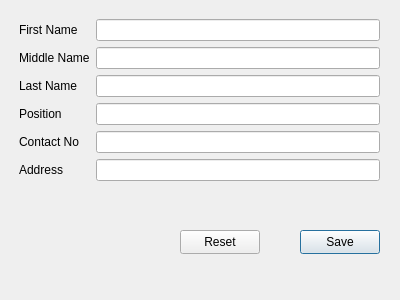
<?xml version="1.0" encoding="UTF-8"?>
<ui version="4.0">
 <class>RegisterEmployee</class>
 <widget class="QDialog" name="RegisterEmployee">
  <property name="geometry">
   <rect>
    <x>0</x>
    <y>0</y>
    <width>400</width>
    <height>300</height>
   </rect>
  </property>
  <property name="maximumSize">
   <size>
    <width>400</width>
    <height>300</height>
   </size>
  </property>
  <property name="windowTitle">
   <string>Register Employee</string>
  </property>
  <widget class="QWidget" name="formLayoutWidget">
   <property name="geometry">
    <rect>
     <x>19</x>
     <y>19</y>
     <width>361</width>
     <height>176</height>
    </rect>
   </property>
   <layout class="QFormLayout" name="formLayout">
    <item row="0" column="0">
     <widget class="QLabel" name="label">
      <property name="text">
       <string>First Name</string>
      </property>
     </widget>
    </item>
    <item row="0" column="1">
     <widget class="QLineEdit" name="txtFirstName"/>
    </item>
    <item row="1" column="0">
     <widget class="QLabel" name="label_2">
      <property name="text">
       <string>Middle Name</string>
      </property>
     </widget>
    </item>
    <item row="1" column="1">
     <widget class="QLineEdit" name="txtMiddleName"/>
    </item>
    <item row="2" column="0">
     <widget class="QLabel" name="label_3">
      <property name="text">
       <string>Last Name</string>
      </property>
     </widget>
    </item>
    <item row="2" column="1">
     <widget class="QLineEdit" name="txtLastName"/>
    </item>
    <item row="3" column="0">
     <widget class="QLabel" name="label_4">
      <property name="text">
       <string>Position</string>
      </property>
     </widget>
    </item>
    <item row="3" column="1">
     <widget class="QLineEdit" name="txtPosition"/>
    </item>
    <item row="4" column="0">
     <widget class="QLabel" name="label_5">
      <property name="text">
       <string>Contact No</string>
      </property>
     </widget>
    </item>
    <item row="4" column="1">
     <widget class="QLineEdit" name="txtContactNo"/>
    </item>
    <item row="5" column="0">
     <widget class="QLabel" name="label_6">
      <property name="text">
       <string>Address</string>
      </property>
     </widget>
    </item>
    <item row="5" column="1">
     <widget class="QLineEdit" name="txtAddress"/>
    </item>
   </layout>
  </widget>
  <widget class="QPushButton" name="btnSave">
   <property name="geometry">
    <rect>
     <x>300</x>
     <y>230</y>
     <width>80</width>
     <height>24</height>
    </rect>
   </property>
   <property name="text">
    <string>Save</string>
   </property>
  </widget>
  <widget class="QPushButton" name="btnReset">
   <property name="geometry">
    <rect>
     <x>180</x>
     <y>230</y>
     <width>80</width>
     <height>24</height>
    </rect>
   </property>
   <property name="text">
    <string>Reset</string>
   </property>
  </widget>
 </widget>
 <resources/>
 <connections/>
</ui>
